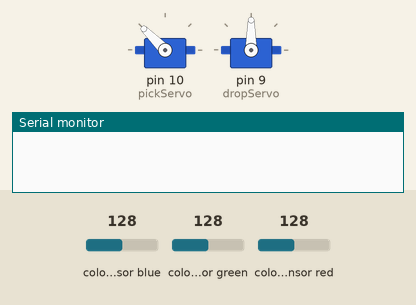
A sketch run on a simulated Arduino Uno, built with avr-gcc and run on an emulated ATmega328P. Parts: 2 × servo, the last lines printed to the serial monitor. Wiring (inferred from the names in the program): TCS3200 colour sensor: output pin 8; S2 pin 7; S3 pin 6; S0 pin 4; S1 pin 5. The test bench sets the inputs (shaded band); at power-on: colour sensor blue 128, colour sensor green 128, colour sensor red 128.

Above: at 0.05 s.
At 3.1 s:
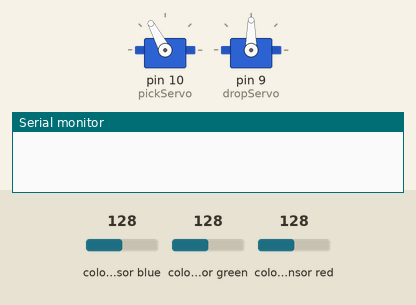
At 3.25 s:
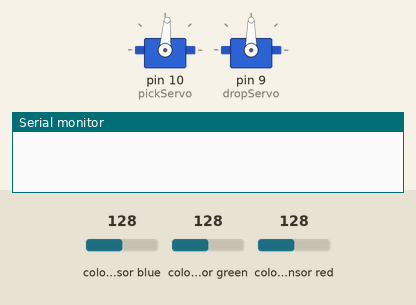
At 5.45 s:
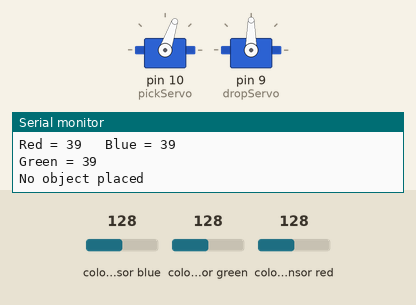
Timing chart, 0 to 7.1 s (numbered marks = the images above):
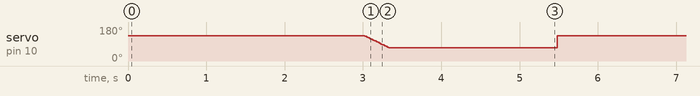

Measured:
- by itself, servo on pin 10 (pickServo): repeats every 5.5 s: 130° 0.02 s, 126° 0.02 s, 122° 0.02 s, 118° 0.02 s, 114° 0.02 s, 110° 0.02 s, 106° 0.02 s, 102° 0.02 s, 98° 0.02 s, 94° 0.02 s, 90° 0.02 s, 86° 0.02 s, 82° 0.02 s, 78° 0.02 s, 74° 0.02 s, 71° 2.2 s, 135° 3.0 s, 134° 0.02 s

The sketch:

color_sorting.ino
```cpp
#include <Servo.h>
#include <Wire.h>

Servo pickServo;
Servo dropServo;

#define S0 4
#define S1 5
#define S2 7
#define S3 6
#define sensorOut 8

int frequency = 0;
int color = 0, correct = 1;
int o_count = 0, b_count = 0, v_count = 0, y_count = 0;
String str;

void setup() {
  pinMode(S0, OUTPUT);
  pinMode(S1, OUTPUT);
  pinMode(S2, OUTPUT);
  pinMode(S3, OUTPUT);
  pinMode(sensorOut, INPUT);

  //frequency-scaling to 20% selected
  digitalWrite(S0, LOW);
  digitalWrite(S1, HIGH);
  pickServo.attach(10);
  dropServo.attach(9);
  Wire.begin(8);                /* join i2c bus with address 8 */
  Wire.onRequest(requestEvent); /* register request event */
  Serial.begin(9600);
}

void loop() {
  //initial position of servo motor
   pickServo.write(135);
  delay(3000);
  for(int i = 135; i > 70; i--) {
    pickServo.write(i);
    delay(5);
  }
  delay(500);

  //color sensing
  color = detectColor();
  delay(1000);

  switch (color) {
    case 1:
    dropServo.write(60);
    break;

    case 2:
    dropServo.write(80);
    break;

    case 3:
    dropServo.write(100);
    break;

    case 4:
    dropServo.write(120);
    break;

    case 0:
    break;

  }
  delay(500);

  //back to initial state
  if (color == 0) {
    correct = 0;
  } else {
    for(int i = 70; i > 0; i--) {
      pickServo.write(i);
      delay(5);
    }
    delay(300);
    for(int i = 15; i < 135; i++) {
      pickServo.write(i);
      delay(5);
    }
  }

  color=0;
}

void requestEvent() {
  switch (color) {
    case 1:
    str = String(o_count);
    Wire.write(str.c_str());
    Wire.write("O");
    break;

    case 2:
    str = String(v_count);
    Wire.write(str.c_str());
    Wire.write("V");
    break;

    case 3:
    str = String(y_count);
    Wire.write(str.c_str());
    Wire.write("Y");
    break;

    case 4:
    str = String(b_count);
    Wire.write(str.c_str());
    Wire.write("B");
    break;

    case 0:
    break;

  }
}

int detectColor() {

  // activating red photodiodes to read
  digitalWrite(S2, LOW);
  digitalWrite(S3, LOW);
  frequency = pulseIn(sensorOut, LOW);
  int red = frequency;
  Serial.print("Red = ");
  Serial.print(frequency);//printing RED color frequency
  Serial.print("   ");
  delay(50);

   // activating blue photodiodes to read
  digitalWrite(S2, LOW);
  digitalWrite(S3, HIGH);
  frequency = pulseIn(sensorOut, LOW);
  int blue = frequency;
  Serial.print("Blue = ");
  Serial.print(frequency);
  Serial.println("   ");
  delay(50);

  // activating green photodiodes to read
  digitalWrite(S2, HIGH);
  digitalWrite(S3, HIGH);
  frequency = pulseIn(sensorOut, LOW);
  int green = frequency;
  Serial.print("Green = ");
  Serial.print(frequency);
  Serial.println("   ");
  delay(50);

  if((223<red&&red<243) && (316<green && green<343) && (287<blue&&blue<312)){
      color=1;
      o_count++;
      Serial.println("Orange");
      Serial.print("Total orange objects detected so far: ");
      Serial.println(o_count);
      delay(5000);
  } else if((245<red&&red<260) && (320<green&&green<345) && (275<blue&&blue<300)){
      color=2;
      v_count++;
      Serial.println("Violet");
      Serial.print("Total violet objects detected so far: ");
      Serial.println(v_count);
      delay(5000);
  } else if((210<red && red<240) && (285<green&&green<305) && (286<blue && blue<310)){
      color=3;
      y_count++;
      Serial.println("Yellow");
      Serial.print("Total yellow objects detected so far: ");
      Serial.println(y_count);
      delay(5000);
  } else if((265<red && red<280) && (305<green&&green<335) && (267<blue && blue<290)){
      color=4;
      b_count++;
      Serial.println("Blue");
      Serial.print("Total blue objects detected so far: ");
      Serial.println(b_count);
      delay(5000);
  } else {
      color=0;
      Serial.println("No object placed");
  }
  return color;
}
```
